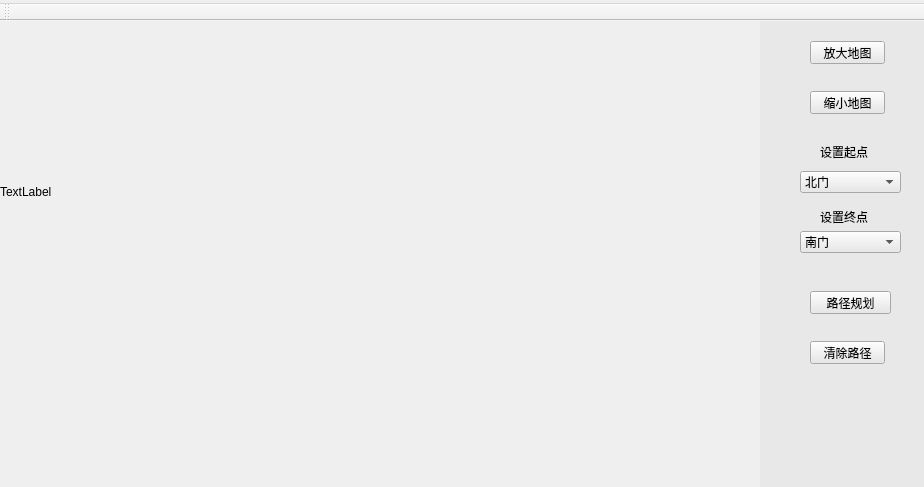
<?xml version="1.0" encoding="UTF-8"?>
<ui version="4.0">
 <class>MainWindow</class>
 <widget class="QMainWindow" name="MainWindow">
  <property name="geometry">
   <rect>
    <x>0</x>
    <y>0</y>
    <width>924</width>
    <height>487</height>
   </rect>
  </property>
  <property name="minimumSize">
   <size>
    <width>924</width>
    <height>487</height>
   </size>
  </property>
  <property name="maximumSize">
   <size>
    <width>924</width>
    <height>487</height>
   </size>
  </property>
  <property name="windowTitle">
   <string>中国石油大学校园导航系统</string>
  </property>
  <widget class="QWidget" name="centralWidget">
   <widget class="QLabel" name="label">
    <property name="geometry">
     <rect>
      <x>0</x>
      <y>0</y>
      <width>601</width>
      <height>341</height>
     </rect>
    </property>
    <property name="styleSheet">
     <string notr="true"/>
    </property>
    <property name="text">
     <string>TextLabel</string>
    </property>
   </widget>
   <widget class="QWidget" name="widget" native="true">
    <property name="geometry">
     <rect>
      <x>760</x>
      <y>0</y>
      <width>171</width>
      <height>581</height>
     </rect>
    </property>
    <property name="styleSheet">
     <string notr="true">background-color: rgb(232, 232, 232);</string>
    </property>
    <widget class="QPushButton" name="pushButton">
     <property name="geometry">
      <rect>
       <x>50</x>
       <y>20</y>
       <width>75</width>
       <height>23</height>
      </rect>
     </property>
     <property name="text">
      <string>放大地图</string>
     </property>
    </widget>
    <widget class="QPushButton" name="pushButton_2">
     <property name="geometry">
      <rect>
       <x>50</x>
       <y>70</y>
       <width>75</width>
       <height>23</height>
      </rect>
     </property>
     <property name="text">
      <string>缩小地图</string>
     </property>
    </widget>
    <widget class="QComboBox" name="comboBox">
     <property name="geometry">
      <rect>
       <x>40</x>
       <y>150</y>
       <width>101</width>
       <height>22</height>
      </rect>
     </property>
     <item>
      <property name="text">
       <string>北门</string>
      </property>
     </item>
     <item>
      <property name="text">
       <string>南门</string>
      </property>
     </item>
     <item>
      <property name="text">
       <string>东门</string>
      </property>
     </item>
     <item>
      <property name="text">
       <string>西北门</string>
      </property>
     </item>
     <item>
      <property name="text">
       <string>工科A座</string>
      </property>
     </item>
     <item>
      <property name="text">
       <string>工科B座</string>
      </property>
     </item>
     <item>
      <property name="text">
       <string>工科C座</string>
      </property>
     </item>
     <item>
      <property name="text">
       <string>工科D座</string>
      </property>
     </item>
     <item>
      <property name="text">
       <string>工科E座</string>
      </property>
     </item>
     <item>
      <property name="text">
       <string>校医院</string>
      </property>
     </item>
     <item>
      <property name="text">
       <string>体育馆</string>
      </property>
     </item>
     <item>
      <property name="text">
       <string>体育场</string>
      </property>
     </item>
     <item>
      <property name="text">
       <string>东环 讲堂群</string>
      </property>
     </item>
     <item>
      <property name="text">
       <string>西环 讲堂群</string>
      </property>
     </item>
     <item>
      <property name="text">
       <string>南堂</string>
      </property>
     </item>
     <item>
      <property name="text">
       <string>图书馆行政楼</string>
      </property>
     </item>
     <item>
      <property name="text">
       <string>基础实验楼</string>
      </property>
     </item>
     <item>
      <property name="text">
       <string>多媒体中心</string>
      </property>
     </item>
     <item>
      <property name="text">
       <string>特种实验楼</string>
      </property>
     </item>
     <item>
      <property name="text">
       <string>南教北门</string>
      </property>
     </item>
     <item>
      <property name="text">
       <string>南教南门</string>
      </property>
     </item>
     <item>
      <property name="text">
       <string>南教西门</string>
      </property>
     </item>
     <item>
      <property name="text">
       <string>南教东门</string>
      </property>
     </item>
     <item>
      <property name="text">
       <string>文理楼西门</string>
      </property>
     </item>
     <item>
      <property name="text">
       <string>文理楼东门</string>
      </property>
     </item>
     <item>
      <property name="text">
       <string>留培楼</string>
      </property>
     </item>
     <item>
      <property name="text">
       <string>荟萃苑餐厅</string>
      </property>
     </item>
     <item>
      <property name="text">
       <string>唐岛湾餐厅</string>
      </property>
     </item>
     <item>
      <property name="text">
       <string>玉兰苑餐厅</string>
      </property>
     </item>
     <item>
      <property name="text">
       <string>1号公寓</string>
      </property>
     </item>
     <item>
      <property name="text">
       <string>2号公寓</string>
      </property>
     </item>
     <item>
      <property name="text">
       <string>3号公寓</string>
      </property>
     </item>
     <item>
      <property name="text">
       <string>4号公寓</string>
      </property>
     </item>
     <item>
      <property name="text">
       <string>5号公寓</string>
      </property>
     </item>
     <item>
      <property name="text">
       <string>6号公寓</string>
      </property>
     </item>
     <item>
      <property name="text">
       <string>7号公寓</string>
      </property>
     </item>
     <item>
      <property name="text">
       <string>8号公寓</string>
      </property>
     </item>
     <item>
      <property name="text">
       <string>9号公寓</string>
      </property>
     </item>
     <item>
      <property name="text">
       <string>10号公寓</string>
      </property>
     </item>
     <item>
      <property name="text">
       <string>11号公寓</string>
      </property>
     </item>
     <item>
      <property name="text">
       <string>12号公寓</string>
      </property>
     </item>
     <item>
      <property name="text">
       <string>13号公寓</string>
      </property>
     </item>
     <item>
      <property name="text">
       <string>14号公寓</string>
      </property>
     </item>
     <item>
      <property name="text">
       <string>15号公寓</string>
      </property>
     </item>
     <item>
      <property name="text">
       <string>16号公寓</string>
      </property>
     </item>
     <item>
      <property name="text">
       <string>17号公寓</string>
      </property>
     </item>
     <item>
      <property name="text">
       <string>18号公寓</string>
      </property>
     </item>
     <item>
      <property name="text">
       <string>19号公寓</string>
      </property>
     </item>
     <item>
      <property name="text">
       <string>研一公寓</string>
      </property>
     </item>
     <item>
      <property name="text">
       <string>研二公寓</string>
      </property>
     </item>
     <item>
      <property name="text">
       <string>研三公寓</string>
      </property>
     </item>
    </widget>
    <widget class="QLabel" name="label_2">
     <property name="geometry">
      <rect>
       <x>60</x>
       <y>110</y>
       <width>51</width>
       <height>41</height>
      </rect>
     </property>
     <property name="text">
      <string>设置起点</string>
     </property>
    </widget>
    <widget class="QLabel" name="label_3">
     <property name="geometry">
      <rect>
       <x>60</x>
       <y>180</y>
       <width>51</width>
       <height>31</height>
      </rect>
     </property>
     <property name="text">
      <string>设置终点</string>
     </property>
    </widget>
    <widget class="QPushButton" name="lujing_button">
     <property name="geometry">
      <rect>
       <x>50</x>
       <y>270</y>
       <width>81</width>
       <height>23</height>
      </rect>
     </property>
     <property name="text">
      <string>路径规划</string>
     </property>
    </widget>
    <widget class="QComboBox" name="comboBox_4">
     <property name="geometry">
      <rect>
       <x>40</x>
       <y>210</y>
       <width>101</width>
       <height>22</height>
      </rect>
     </property>
     <item>
      <property name="text">
       <string>南门</string>
      </property>
     </item>
     <item>
      <property name="text">
       <string>北门</string>
      </property>
     </item>
     <item>
      <property name="text">
       <string>东门</string>
      </property>
     </item>
     <item>
      <property name="text">
       <string>西北门</string>
      </property>
     </item>
     <item>
      <property name="text">
       <string>工科A座</string>
      </property>
     </item>
     <item>
      <property name="text">
       <string>工科B座</string>
      </property>
     </item>
     <item>
      <property name="text">
       <string>工科C座</string>
      </property>
     </item>
     <item>
      <property name="text">
       <string>工科D座</string>
      </property>
     </item>
     <item>
      <property name="text">
       <string>工科E座</string>
      </property>
     </item>
     <item>
      <property name="text">
       <string>校医院</string>
      </property>
     </item>
     <item>
      <property name="text">
       <string>体育馆</string>
      </property>
     </item>
     <item>
      <property name="text">
       <string>体育场</string>
      </property>
     </item>
     <item>
      <property name="text">
       <string>东环 讲堂群</string>
      </property>
     </item>
     <item>
      <property name="text">
       <string>西环 讲堂群</string>
      </property>
     </item>
     <item>
      <property name="text">
       <string>南堂</string>
      </property>
     </item>
     <item>
      <property name="text">
       <string>图书馆行政楼</string>
      </property>
     </item>
     <item>
      <property name="text">
       <string>基础实验楼</string>
      </property>
     </item>
     <item>
      <property name="text">
       <string>多媒体中心</string>
      </property>
     </item>
     <item>
      <property name="text">
       <string>特种实验楼</string>
      </property>
     </item>
     <item>
      <property name="text">
       <string>南教北门</string>
      </property>
     </item>
     <item>
      <property name="text">
       <string>南教南门</string>
      </property>
     </item>
     <item>
      <property name="text">
       <string>南教西门</string>
      </property>
     </item>
     <item>
      <property name="text">
       <string>南教东门</string>
      </property>
     </item>
     <item>
      <property name="text">
       <string>文理楼西门</string>
      </property>
     </item>
     <item>
      <property name="text">
       <string>文理楼东门</string>
      </property>
     </item>
     <item>
      <property name="text">
       <string>留培楼</string>
      </property>
     </item>
     <item>
      <property name="text">
       <string>荟萃苑餐厅</string>
      </property>
     </item>
     <item>
      <property name="text">
       <string>唐岛湾餐厅</string>
      </property>
     </item>
     <item>
      <property name="text">
       <string>玉兰苑餐厅</string>
      </property>
     </item>
     <item>
      <property name="text">
       <string>1号公寓</string>
      </property>
     </item>
     <item>
      <property name="text">
       <string>2号公寓</string>
      </property>
     </item>
     <item>
      <property name="text">
       <string>3号公寓</string>
      </property>
     </item>
     <item>
      <property name="text">
       <string>4号公寓</string>
      </property>
     </item>
     <item>
      <property name="text">
       <string>5号公寓</string>
      </property>
     </item>
     <item>
      <property name="text">
       <string>6号公寓</string>
      </property>
     </item>
     <item>
      <property name="text">
       <string>7号公寓</string>
      </property>
     </item>
     <item>
      <property name="text">
       <string>8号公寓</string>
      </property>
     </item>
     <item>
      <property name="text">
       <string>9号公寓</string>
      </property>
     </item>
     <item>
      <property name="text">
       <string>10号公寓</string>
      </property>
     </item>
     <item>
      <property name="text">
       <string>11号公寓</string>
      </property>
     </item>
     <item>
      <property name="text">
       <string>12号公寓</string>
      </property>
     </item>
     <item>
      <property name="text">
       <string>13号公寓</string>
      </property>
     </item>
     <item>
      <property name="text">
       <string>14号公寓</string>
      </property>
     </item>
     <item>
      <property name="text">
       <string>15号公寓</string>
      </property>
     </item>
     <item>
      <property name="text">
       <string>16号公寓</string>
      </property>
     </item>
     <item>
      <property name="text">
       <string>17号公寓</string>
      </property>
     </item>
     <item>
      <property name="text">
       <string>18号公寓</string>
      </property>
     </item>
     <item>
      <property name="text">
       <string>19号公寓</string>
      </property>
     </item>
     <item>
      <property name="text">
       <string>研一公寓</string>
      </property>
     </item>
     <item>
      <property name="text">
       <string>研二公寓</string>
      </property>
     </item>
     <item>
      <property name="text">
       <string>研三公寓</string>
      </property>
     </item>
    </widget>
    <widget class="QPushButton" name="pushButton_3">
     <property name="geometry">
      <rect>
       <x>50</x>
       <y>320</y>
       <width>75</width>
       <height>23</height>
      </rect>
     </property>
     <property name="text">
      <string>清除路径</string>
     </property>
    </widget>
    <zorder>pushButton</zorder>
    <zorder>pushButton_2</zorder>
    <zorder>label_2</zorder>
    <zorder>label_3</zorder>
    <zorder>lujing_button</zorder>
    <zorder>comboBox</zorder>
    <zorder>comboBox_4</zorder>
    <zorder>pushButton_3</zorder>
   </widget>
  </widget>
  <widget class="QMenuBar" name="menuBar">
   <property name="geometry">
    <rect>
     <x>0</x>
     <y>0</y>
     <width>924</width>
     <height>23</height>
    </rect>
   </property>
   <widget class="QMenu" name="menu">
    <property name="title">
     <string/>
    </property>
   </widget>
   <addaction name="menu"/>
  </widget>
  <widget class="QToolBar" name="mainToolBar">
   <attribute name="toolBarArea">
    <enum>TopToolBarArea</enum>
   </attribute>
   <attribute name="toolBarBreak">
    <bool>false</bool>
   </attribute>
  </widget>
 </widget>
 <layoutdefault spacing="6" margin="11"/>
 <resources/>
 <connections/>
</ui>
